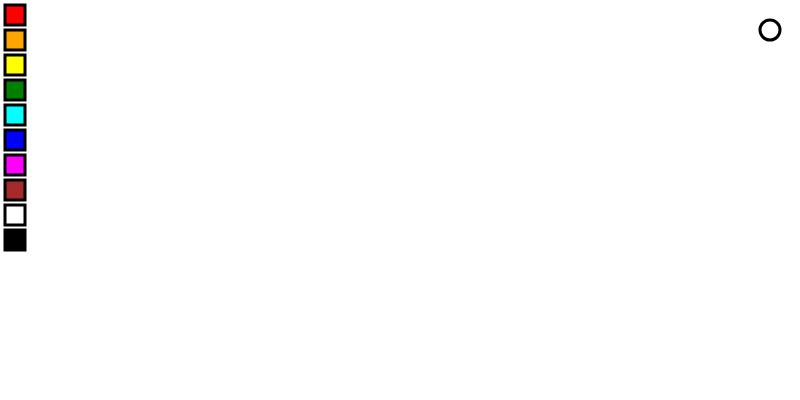
Frame 1 (no input)
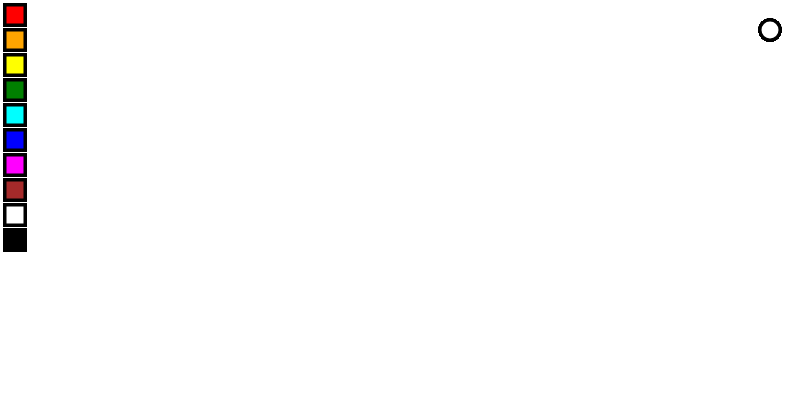
Frame 60 (no input)
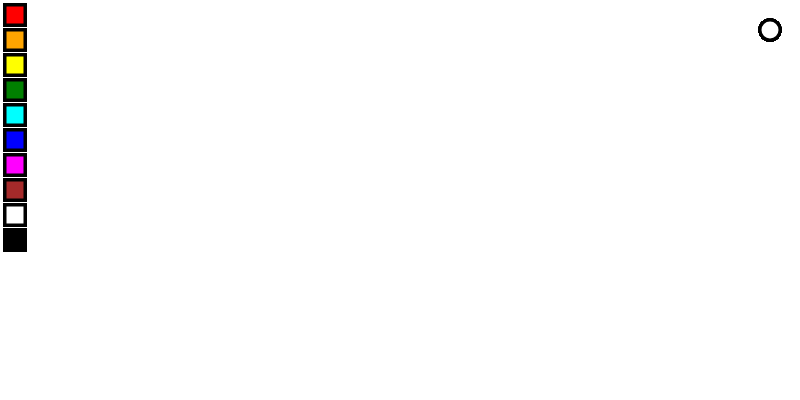
Frame 120 (the mouse pressed at the canvas centre since frame 60)

The p5.js sketch that drew these frames (run headless with seeded random() and noise() and a simulated clock; from frame 60 on, the mouse is pressed at the canvas centre):

// p5.js sketch
// ── sketch.js

let selectedColor;
let boxes;
let mouseClicked = false;
let x;
let y;


function setup() {
  createCanvas(800, 400);
  selectedColor = color('white');

  boxes = [
    new Box(5, 5, color('red')),
    new Box(5, 30, color('orange')),
    new Box(5, 55, color('yellow')),
    new Box(5, 80, color('green')),
    new Box(5, 105, color('cyan')),
    new Box(5, 130, color('blue')),
    new Box(5, 155, color('magenta')),
    new Box(5, 180, color('brown')),
    new Box(5, 205, color('white')),
    new Box(5 ,230, color('black'))];
}

function draw() {
  for(let i=0;i < boxes.length;i++) {
    boxes[i].draw();
  }

  fill(selectedColor);
  circle(width-30,30, 20);
  
}

function mousePressed() {
  let isInBox = false;
  for(let i=0;i < boxes.length;i++) {
    if(boxes[i].contains(mouseX,mouseY)) {
      selectedColor = boxes[i].fill;
      isInBox = true;
    }
  }

  if(!isInBox) {
    mouseClicked = true;
  }
}

function mouseDragged(){
  if (mouseClicked = true){
    x += mouseX - pmouseX;
    y += mouseY - pmouseY;
  }
  noStroke();
  fill(selectedColor);
  ellipse(pmouseX, pmouseY, 30);
}

class Box {
  constructor(x,y, fill) {
    this.x = x;
    this.y = y;
    this.fill = fill;
  }

  draw() {
    strokeWeight(3)
    fill(this.fill);
    square(this.x,this.y,20);
  }

  contains(x,y) {
    let insideX = x >= this.x && x <= this.x+20;
    let insideY = y >= this.y && y <= this.y+20;
    return insideX && insideY;
  }
}
